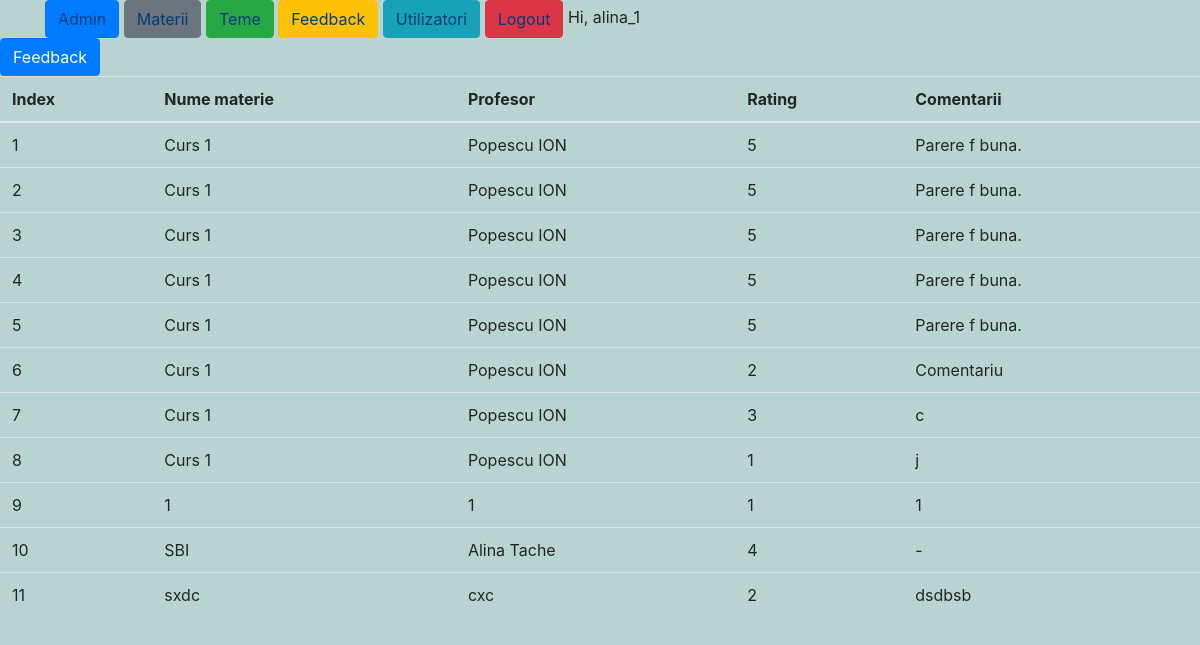
Page /feedback/ (signed in) on the committed database.
### feedback/models.py (models this page shows, shortened)
class FeedbackCurs(models.Model):
    nume_curs = models.CharField(max_length=100)
    profesor = models.CharField(max_length=100)
    rating = models.IntegerField(choices=[(i, i) for i in range(1, 6)])  # Rating de la 1 la 5
    comentarii = models.TextField(max_length=1000)

### feedback/views.py (the view)
# urls.py: path('', views.FeedbackView.as_view(), name='lista_feedback'),
class FeedbackView(ListView):
    model=FeedbackCurs
    template_name = 'feedback/feedback_form.html'
    context_object_name = 'lista_feedback'

### templates/feedback/feedback_form.html
{% extends 'base.html' %}
{% block content %}
    <a class="btn btn-primary" href="{% url 'feedback:adaugare' %}">Feedback</a>
    <table class="table">
    <thead>
    <tr>
        <th>Index</th>
        <th>Nume materie</th>
        <th>Profesor</th>
        <th>Rating</th>
        <th>Comentarii</th>
    </tr>
    </thead>
    <tbody>
        {% for item in lista_feedback %}
            <tr>
                <td>{{ forloop.counter }}</td>
                <td>{{ item.nume_curs }}</td>
                <td>{{ item.profesor }}</td>
                <td>{{ item.rating }}</td>
                <td>{{ item.comentarii }}</td>
            </tr>
        {% endfor %}
    </tbody>
    </table>
{% endblock %}

### templates/base.html (shortened to what this page needs)
<html>
<head>
    <link rel="stylesheet" href="https://stackpath.bootstrapcdn.com/bootstrap/4.4.1/css/bootstrap.min.css">
</head>
<body>
    <div class="container">
        <div class="row">
            <div class="col-md-12">
                <nav>
                    <a class="btn btn-primary" href="/admin/">Admin</a>
                    {% if request.user.is_authenticated  %}
                    <a class="btn btn-secondary" href="{% url 'etapa1:lista_materii' %}">Materii</a>
                    <a class="btn btn-success" href="{% url 'et2:lista_teme' %}">Teme</a>
                    <a class="btn btn-warning" href="{% url 'feedback:lista_feedback' %}">Feedback</a>
                    <a class="btn btn-info" href="{% url 'userprofile:listare_utilizatori' %}">Utilizatori</a>
                    <a class="btn btn-danger" href="{% url 'logout' %}">Logout</a>
                    <span>Hi, {{ request.user.username }}</span>
                    {% endif %}
                </nav>
            </div>
        </div>
    </div>
    {% block content %}
    {% endblock %}
</body>
</html>

### templates/base.html (style rules this page uses)
body { background-color: #b9d4d0; }
.container .row .col-md-12 nav a.btn { color: #003d7a; text-decoration: none; }

### rows in the picture
FeedbackCurs: nume_curs "Curs 1", profesor "Popescu ION", rating "5", comentarii "Parere f buna."
FeedbackCurs: nume_curs "Curs 1", profesor "Popescu ION", rating "5", comentarii "Parere f buna."
FeedbackCurs: nume_curs "Curs 1", profesor "Popescu ION", rating "5", comentarii "Parere f buna."
FeedbackCurs: nume_curs "Curs 1", profesor "Popescu ION", rating "5", comentarii "Parere f buna."
FeedbackCurs: nume_curs "Curs 1", profesor "Popescu ION", rating "5", comentarii "Parere f buna."
FeedbackCurs: nume_curs "Curs 1", profesor "Popescu ION", rating "2", comentarii "Comentariu"
FeedbackCurs: nume_curs "Curs 1", profesor "Popescu ION", rating "3", comentarii "c"
FeedbackCurs: nume_curs "Curs 1", profesor "Popescu ION", rating "1", comentarii "j"
FeedbackCurs: nume_curs "1", profesor "1", rating "1", comentarii "1"
FeedbackCurs: nume_curs "SBI", profesor "Alina Tache", rating "4", comentarii "-"
FeedbackCurs: nume_curs "sxdc", profesor "cxc", rating "2", comentarii "dsdbsb"

### other values in the picture
{{ request.user.username }} "alina_1"
